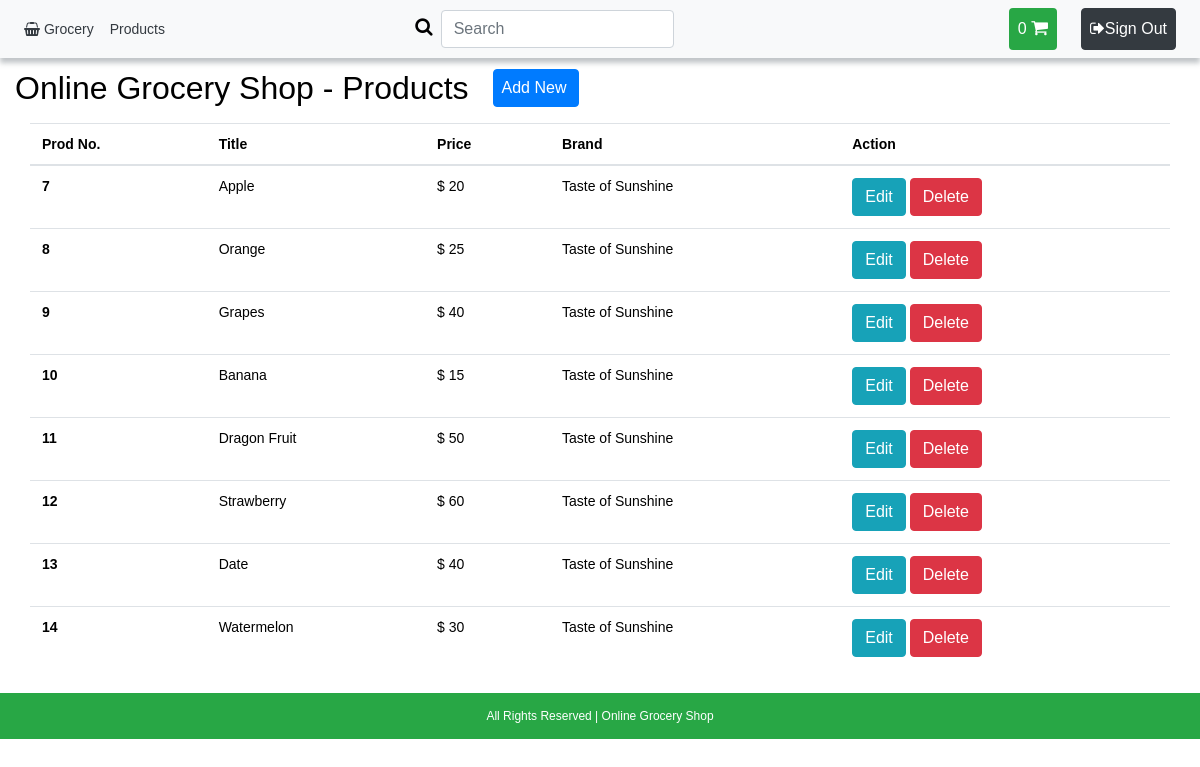
Page /components/product/view.php (signed in) on the committed database.
### tables this page shows
CREATE TABLE `products` (
  `id` int(11) NOT NULL,
  `title` varchar(25) NOT NULL,
  `category` varchar(20) DEFAULT NULL,
  `price` int(11) NOT NULL,
  `brand` varchar(100) NOT NULL,
  `image` varchar(20) NOT NULL
);

### components/product/view.php (the view, shortened to what this page needs)
<?php
$path = $_SERVER['DOCUMENT_ROOT'];
$path .= "/grocery/";
require_once($path . 'connect.php');
$ReadSql = "SELECT * FROM `products`";
$res = mysqli_query($connection, $ReadSql);
?>
<?php require($path . 'templates/header.php') ?>
	<div class="container-fluid my-4">
		<div class="row my-2">
			<h2>Online Grocery Shop - Products</h2>
			<a href="add.php"><button type="button" class="btn btn-primary ml-4 pl-2">Add New</button></a>
		</div>
		<table class="table ">
		<thead>
			<tr>
				<th>Prod No.</th>
				<th>Title</th>
				<th>Price</th>
				<th>Brand</th>
				<th>Action</th>
			</tr>
		</thead>
		<tbody>
		<?php
		while($r = mysqli_fetch_assoc($res)){
		?>
			<tr>
				<th scope="row"><?php echo $r['id']; ?></th>
				<td><?php echo $r['title']; ?></td>
				<td>$ <?php echo $r['price']; ?></td>
				<td><?php echo $r['brand']; ?></td>
				<td>
					<a href="update.php?id=<?php echo $r['id']; ?>"><button type="button" class="btn btn-info">Edit</button></a>
					<button type="button" class="btn btn-danger btn-xs" data-toggle="modal" data-target="#myModal<?php echo $r['id']; ?>">Delete</button>
				</td>
			</tr>
		<?php } ?>
		</tbody>
		</table>
	</div>
<?php require($path . 'templates/footer.php') ?>

### templates/header.php (shortened to what this page needs)
<?php
$server = 'http://' . $_SERVER['SERVER_NAME'] . '/grocery/';
$user_logged = false;
?>
<!DOCTYPE html>
<html>
<head>
    <link rel="stylesheet" href="https://stackpath.bootstrapcdn.com/bootstrap/4.5.0/css/bootstrap.min.css">
    <link href="//maxcdn.bootstrapcdn.com/font-awesome/4.7.0/css/font-awesome.min.css" rel="stylesheet">
    <link rel="stylesheet" href="<?php echo $server; ?>css/style.css" >
</head>
<body>
<header class="d-flex w-100">
	<nav class="navbar navbar-expand-lg w-100 bg-light">
		<div class="navbar-collapse collapse justify-content-between">
			<ul class="navbar-nav" id="navbar">
				<li class="nav-item active">
					<a class="nav-link text-dark" href="<?php echo $server; ?>index.php"><i class="fa fa-shopping-basket text-dark"></i> Grocery</a>
				</li>
				<?php if (isset($_SESSION['loggedin']) && $_SESSION['loggedin'] == true) {
					$user_logged = true;
					if ($_SESSION['role'] == 'admin') { ?>
						<li class="nav-item">
							<a class="nav-link text-dark" href="<?php echo $server; ?>components/product/view.php">Products</a>
						</li>
					<?php }
				} ?>
			</ul>
			<ul class="navbar-nav">
				<div class="d-flex my-2 my-lg-0">
                                                            <li class="nav-item active">
					<a class="nav-link text-dark" ><i class="fa fa-search fa-lg" aria-hidden="true"></i> </a>
				</li>
				    <input id="searchInput" class="form-control mr-sm-2" type="search" placeholder="Search" aria-label="Search">
				    <button id="searchBtn"class="btn btn-outline-light m-2 my-sm-0" type="button">Search</button>
				</div>
			</ul>
			<ul class="navbar-nav">
				<li class="nav-item cart mr-4">
					<a class="nav-link btn bg-success" href="<?php echo $server; ?>templates/cart.php">
						<span class="text-white">0 </span>
						<i class="fa fa-shopping-cart text-white" style="font-size: 18px;"></i>
					</a>
				</li>
				<?php
				if ($user_logged) { ?>
					<li class="nav-item mr-sm-2">
						<a class="nav-link btn btn-dark text-white" href="<?php echo $server; ?>components/user/logout.php"><span><i class="fa fa-sign-out text-white"></i></span>Sign Out</a>
					</li>
				<?php } else { ?>
				    <li class="nav-item mr-sm-2">
						<a class="nav-link btn btn-primary text-white" href="<?php echo $server; ?>components/user/login.php"><span><i class="fa fa-sign-in text-white"></i></span> Sign In</a>
					</li>
				<?php } ?>
			</ul>
		</div>
	</nav>
</header>
<div class="container-fluid page-container">

### templates/footer.php (shortened to what this page needs)
</div>
<footer class="footer-container row justify-content-center mt-4 py-3">
	<div class="text-white">All Rights Reserved | Online Grocery Shop</div>
</footer>
</body>
</html>

### css/style.css (style rules this page uses)
* { color: black; }
html, body { height: 100%; }
#navbar li a { color: #eee; }
.page-container { padding-top: 45px; }
.footer-container { position: relative; left: 0; bottom: 0; font-size: 12px; width: 100%; margin: auto; background-color: #28a745; }
header { box-shadow: 0px 5px 5px #6c757d6b; position: fixed; z-index: 99; top: 0; }

### templates/header.php (style rules this page uses)
body { font: 14px sans-serif; }

### rows in the picture
products: id "7", title "Apple", price "20", brand "Taste of Sunshine"
products: id "8", title "Orange", price "25", brand "Taste of Sunshine"
products: id "9", title "Grapes", price "40", brand "Taste of Sunshine"
products: id "10", title "Banana", price "15", brand "Taste of Sunshine"
products: id "11", title "Dragon Fruit", price "50", brand "Taste of Sunshine"
products: id "12", title "Strawberry", price "60", brand "Taste of Sunshine"
products: id "13", title "Date", price "40", brand "Taste of Sunshine"
products: id "14", title "Watermelon", price "30", brand "Taste of Sunshine"
